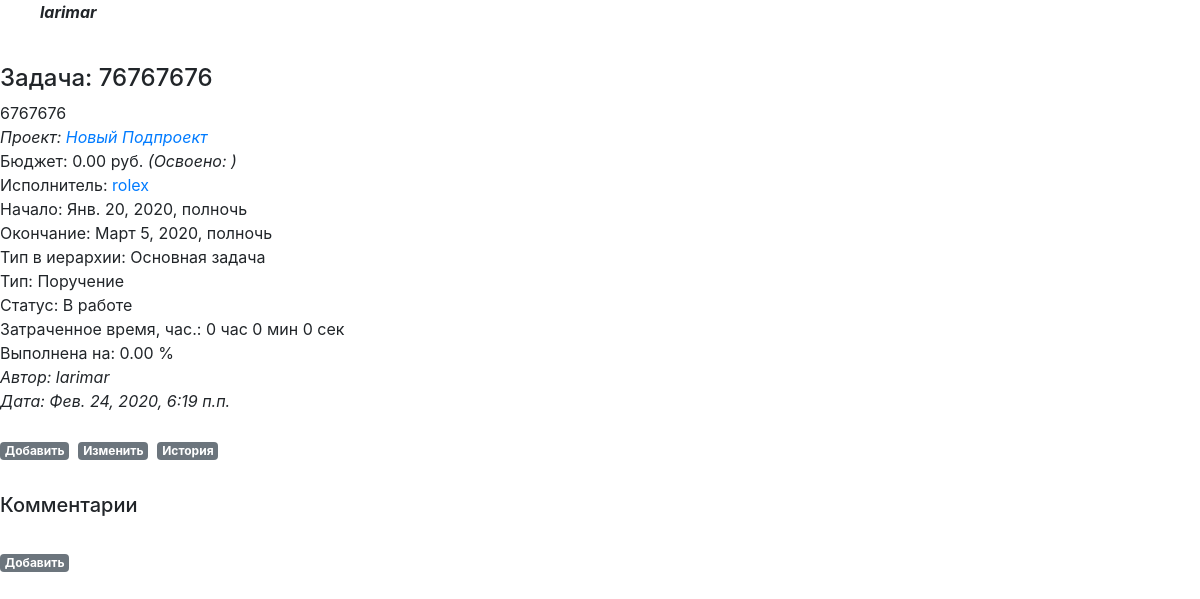
Screenshot of /projects/taskcomments_page/1 (signed in) with the database file from the repository.
### projects/models.py (models this page shows, shortened)
class Task(MPTTModel):
    name = models.CharField("Наименование", max_length=128)
    description = RichTextUploadingField("Описание")
    datebegin = models.DateTimeField("Начало")
    dateend = models.DateTimeField("Окончание")
    project = models.ForeignKey('Project', on_delete=models.CASCADE, related_name='resultproject', verbose_name="Проект")
    parent = TreeForeignKey('self', null=True, blank=True, limit_choices_to={'is_active':True}, on_delete=models.CASCADE, related_name='task_children', verbose_name="Задача верхнего уровня")
    assigner = models.ForeignKey('auth.User', on_delete=models.CASCADE, related_name='task_assigner', verbose_name="Исполнитель")
    cost = models.DecimalField("Стоимость", max_digits=12, decimal_places=2)
    percentage = models.DecimalField("Процент выполнения", max_digits=5, decimal_places=2, default=0)
    structure_type = models.ForeignKey('Dict_TaskStructureType', limit_choices_to={'is_active':True}, on_delete=models.CASCADE, related_name='task_structure_type', verbose_name="Тип задачи в иерархии")
    type = models.ForeignKey('Dict_TaskType', limit_choices_to={'is_active':True}, on_delete=models.CASCADE, related_name='project_type', verbose_name="Тип")
    status = models.ForeignKey('Dict_TaskStatus', limit_choices_to={'is_active':True}, on_delete=models.CASCADE, related_name='project_status', verbose_name="Статус")
    datecreate = models.DateTimeField("Создана", auto_now_add=True)
    dateclose = models.DateTimeField("Дата закрытия", auto_now_add=False, blank=True, null=True)
    author = models.ForeignKey('auth.User', on_delete=models.CASCADE, related_name='resultuser', verbose_name="Автор")
    is_active = models.BooleanField("Активность", default=True)
    class MPTTMeta:
        order_insertion_by = ['-dateend']
    class Meta:
        verbose_name = 'Задача'
        verbose_name_plural = 'Задачи'

class Project(MPTTModel):
    name = models.CharField("Наименование", max_length=64)
    description = RichTextUploadingField("Описание")
    datebegin = models.DateField("Начало")
    dateend = models.DateField("Окончание")
    company = models.ForeignKey('companies.Company', on_delete=models.CASCADE, related_name='resultcompany', verbose_name="Компания")
    parent = TreeForeignKey('self', null=True, blank=True, limit_choices_to={'is_active':True}, on_delete=models.CASCADE, related_name='project_children', verbose_name="Проект верхнего уровня")
    assigner = models.ForeignKey('auth.User', on_delete=models.CASCADE, related_name='project_assigner', verbose_name="Исполнитель")
    currency = models.ForeignKey('finance.Dict_Currency', on_delete=models.CASCADE, related_name='resultcurrency', verbose_name="Валюта")
    cost = models.DecimalField("Стоимость", max_digits=12, decimal_places=2, default=0)
    percentage = models.DecimalField("Процент выполнения", max_digits=5, decimal_places=2, default=0)
    structure_type = models.ForeignKey('Dict_ProjectStructureType', limit_choices_to={'is_active':True}, on_delete=models.CASCADE, related_name='project_structure_type', verbose_name="Тип проекта в иерархии")
    type = models.ForeignKey('Dict_ProjectType', limit_choices_to={'is_active':True}, on_delete=models.CASCADE, related_name='project_type', verbose_name="Тип")
    status = models.ForeignKey('Dict_ProjectStatus', limit_choices_to={'is_active':True}, on_delete=models.CASCADE, related_name='project_status', verbose_name="Статус")
    datecreate = models.DateTimeField("Создан", auto_now_add=True)
    dateclose = models.DateTimeField("Дата закрытия", auto_now_add=False, blank=True, null=True)
    author = models.ForeignKey('auth.User', on_delete=models.CASCADE, related_name='project_author', verbose_name="Автор")
    members = models.ManyToManyField('auth.User', related_name='project_members', verbose_name="Участники")
    is_active = models.BooleanField("Активность", default=True)
    class MPTTMeta:
        order_insertion_by = ['name']
    class Meta:
        verbose_name = 'Проект'
        verbose_name_plural = 'Проекты'

class Dict_TaskStructureType(models.Model):
    name = models.CharField("Наименование", max_length=64)
    sort = models.PositiveSmallIntegerField(default=1, blank=True, null=True)
    name_lang = models.CharField("Перевод", max_length=64, blank=True, null=True)
    is_active = models.BooleanField("Активность", default=True)
    class Meta:
        ordering = ('sort',)
        verbose_name = 'Тип задачи в иерархии'
        verbose_name_plural = 'Типы задач в иерархии'
    def __str__(self):
        return (self.name)

class Dict_TaskType(models.Model):
    name = models.CharField("Наименование", max_length=64)
    sort = models.PositiveSmallIntegerField(default=1, blank=True, null=True)
    name_lang = models.CharField("Перевод", max_length=64, blank=True, null=True)
    is_active = models.BooleanField("Активность", default=True)
    class Meta:
        ordering = ('sort',)
        verbose_name = 'Тип задачи'
        verbose_name_plural = 'Типы задач'
    def __str__(self):
        return (self.name)

class Dict_TaskStatus(models.Model):
    name = models.CharField("Наименование", max_length=64)
    sort = models.PositiveSmallIntegerField(default=1, blank=True, null=True)
    name_lang = models.CharField("Перевод", max_length=64, blank=True, null=True)
    is_close = models.BooleanField("Закрывает задачу", default=False)
    is_active = models.BooleanField("Активность", default=True)
    class Meta:
        ordering = ('sort',)
        verbose_name = 'Статус задачи'
        verbose_name_plural = 'Статусы задач'
    def __str__(self):
        return (self.name)

### finance/models.py (models this page shows, shortened)
class Dict_Currency(models.Model):
    code_char = models.CharField("Символьный код", max_length=3)
    code_num = models.CharField("Цифровой код", max_length=3)
    name = models.CharField("Наименование", max_length=64)
    shortname = models.CharField("Краткое наименование", blank=True, null=True, max_length=24)
    symbol = models.CharField("Символ", blank=True, null=True, max_length=1)
    sort = models.PositiveSmallIntegerField(default=1, blank=True, null=True)
    name_lang = models.CharField("Перевод", max_length=64, blank=True, null=True)
    is_active = models.BooleanField("Активность", default=True)
    class Meta:
        ordering = ('sort',)
        verbose_name = 'Вид валюты'
        verbose_name_plural = 'Виды валют'

### projects/views.py (the view)
# urls.py: path('taskcomments_page/<int:taskid>', views.taskcomments, name = 'taskcomments'),
@login_required   # декоратор для перенаправления неавторизованного пользователя на страницу авторизации
def taskcomments(request, taskid):
    currenttask = Task.objects.get(id=taskid)
    currentuser = request.user.id
    taskcomment_costsum = TaskComment.objects.filter(task=taskid).aggregate(Sum('cost'))
    taskcomment_timesum = TaskComment.objects.filter(task=taskid).aggregate(Sum('time'))
    try:
       sec = taskcomment_timesum["time__sum"]*3600
    except:
       sec = 0
    hours, sec = divmod(sec, 3600)
    minutes, sec = divmod(sec, 60)
    seconds = sec
    taskcomment_list = TaskComment.objects.filter(Q(author=request.user.id) | Q(task__project__members__in=[currentuser,]), is_active=True, task=taskid)
    button_taskcomment_create = ''
    button_task_create = ''
    button_task_update = ''
    button_task_history = ''
    is_member = Project.objects.filter(members__in=[currentuser,]).exists()
    if currentuser == currenttask.author_id or currentuser == currenttask.assigner_id or is_member:
       button_task_create = 'Добавить'
       button_task_history = 'История'
       button_taskcomment_create = 'Добавить'
       if currentuser == currenttask.author_id or currentuser == currenttask.assigner_id:
          button_task_update = 'Изменить'
    return render(request, "task_detail.html", {
                              'nodes': taskcomment_list.distinct().order_by(),
                              'task': currenttask,
                              'button_task_create': button_task_create,
                              'button_task_update': button_task_update,
                              'button_task_history': button_task_history,
                              'taskcomment_costsum': taskcomment_costsum,
                              'taskcomment_timesum': taskcomment_timesum,
                              'hours': hours, 'minutes': minutes, 'seconds': seconds,
                              'button_taskcomment_create': button_taskcomment_create,
                                                })

### projects/models.py (called while the page is built)
    def __str__(self):
        return (self.name)

    def __str__(self):
        return (self.name)

    def __str__(self):
        return (self.name)

### templates/task_detail.html (shortened to what this page needs)
{% extends 'base.html' %}
{% block task %}
   <div class="task-entry">
      <p><h4>Задача: {{ task.name }}
        </h4></p>
      <p>{% autoescape off %}{{ task.description }}{% endautoescape %}</p>
      <i><p>Проект: <a href="{% url 'my_project:tasks' task.project.pk 0 %}">{{ task.project.name }}</a></p></i>
      <p>Бюджет: {{ task.cost }} {{ task.project.currency.shortname }}<i> (Освоено: {{ taskcomment_costsum.cost__sum|floatformat:2 }})</i></p>
      <p>Исполнитель: <span class="hint hint--bottom hint--info" data-hint="Профиль исполнителя"><a href="{% url 'my_account:userprofile_detail' task.assigner.pk ' ' %}">{{ task.assigner }}</a></span></p>
      <p>Начало: {{ task.datebegin }}</p>
      <p>Окончание: {{ task.dateend }}</p>
      <p>Тип в иерархии: {{ task.structure_type }}</p>
      <p>Тип: {{ task.type }}</p>
      <p>Статус: {{ task.status }}</p>
      <p>Затраченное время, час.: {{ hours }} час {{ minutes }}  мин {{ seconds|floatformat:0 }} сек</p>
      <p>Выполнена на: {{ task.percentage }} %</p>
      <em>Автор: {{ task.author }}</em><br />
      <em>Дата: {{ task.datecreate }}</em>
      <p>&nbsp;</p>
        <div>
          <div style="float: left;"><a href="{% url 'my_project:task_create' task.project.id task.pk %}" class="top-menu"><span class="badge badge-secondary">{{ button_task_create }}</span></a></div>
          <div style="float: left;">&nbsp;</div><div style="float: left;">&nbsp;</div>
          <div style="float: left;"><a href="{% url 'my_project:task_update' task.pk %}" class="top-menu"><span class="badge badge-secondary">{{ button_task_update }}</span></a></div>
          <div style="float: left;">&nbsp;</div><div style="float: left;">&nbsp;</div>
          <div style="float: left;"><a href="{% url 'my_project:task_history' task.pk %}" class="top-menu"><span class="badge badge-secondary">{{ button_task_history }}</span></a></div>
        </div>
   </div>
{% endblock task %}
{% block list %}
   <div class="comment-entry">
        <p>&nbsp;</p>
        <h5>Комментарии</h5>
      <div class="comment-entry"></div><a href="{% url 'my_project:taskcomment_create' task.pk %}" class="top-menu"><span class="badge badge-secondary">{{ button_taskcomment_create }}</span></a></div>
{% endblock list %}

### templates/base.html (shortened to what this page needs)
<!DOCTYPE html>
<html lang="en">
    <head>
        {% load static %}
        <link rel="stylesheet" href="{% static 'css/base.css' %}">
        <link rel="stylesheet" href="{% static 'css/bootstrap.min.css' %}">
        <link rel="stylesheet" href="{% static 'css/hint.css' %}">
        <link rel="stylesheet" href="https://stackpath.bootstrapcdn.com/bootstrap/4.4.1/css/bootstrap.min.css">
        {% block head %}
            {% if user.is_authenticated %}
               <ul>{% load menubuilder %}{% menu main_menu %}
                      <span align="right"><b><i>{{ user.username }}</i></b></span>
               </ul>
            {% else %}
               <ul>{% load menubuilder %}{% menu logout_menu %}
            {% endif %}
        {% endblock %}
    </head>
    <body>
        <br />
        <section id=content>
            {% block task %}
            {% endblock %}
            {% block list %}
            {% endblock %}
        </section>
    </body>
</html>

### static/css/base.css (style rules this page uses)
body { font-family: 'Source Sans Pro', sans-serif; font-size: 18px; }
.task-entry { margin-bottom: 2rem; }
.task-entry p { margin: 0; font-weight: 400; }
.comment-entry { margin-bottom: 2rem; }
.comment-entry p { margin: 0; font-weight: 400; }
* { box-sizing: border-box; }

### static/css/hint.css (style rules this page uses)
[class*="hint--"] { position: relative; display: inline-block; }
[class*="hint--"]:before, [class*="hint--"]:after { position: absolute; -webkit-transform: translate3d(0, 0, 0); -moz-transform: translate3d(0, 0, 0); transform: translate3d(0, 0, 0); visibility: hidden; opacity: 0; z-index: 1000000; pointer-events: none; -webkit-transition: 0.3s ease; -moz-transition: 0.3s ease; transition: 0.3s ease; -webkit-transition-delay: 0ms; -moz-transition-delay: 0ms; transition-delay: 0ms; }
[class*="hint--"]:before { content: ''; position: absolute; background: transparent; border: 6px solid transparent; z-index: 1000001; }
[class*="hint--"]:after { background: #383838; color: white; padding: 8px 10px; font-size: 12px; font-family: "Helvetica Neue", Helvetica, Arial, sans-serif; line-height: 12px; white-space: nowrap; }
[class*="hint--"][data-hint]:after { content: attr(data-hint); }
.hint--bottom:before { border-bottom-color: #383838; }
.hint--bottom:before { margin-top: -11px; }
.hint--bottom:before, .hint--bottom:after { top: 100%; left: 50%; }
.hint--bottom:before { left: calc(50% - 6px); }
.hint--bottom:after { -webkit-transform: translateX(-50%); -moz-transform: translateX(-50%); transform: translateX(-50%); }
[class*="hint--"]:after { text-shadow: 0 -1px 0px black; box-shadow: 4px 4px 8px rgba(0, 0, 0, 0.3); }
.hint--info:after { background-color: #3986ac; text-shadow: 0 -1px 0px #1a3c4d; }
.hint--info.hint--bottom:before { border-bottom-color: #3986ac; }

### rows the page displays
Task: name "76767676", description "6767676", project.name "Новый Подпроект", cost "0.00", project.currency.shortname "руб.", assigner "rolex", datebegin "Янв. 20, 2020, полночь", dateend "Март 5, 2020, полночь", structure_type "Основная задача", type "Поручение", status "В работе", percentage "0.00", author "larimar", datecreate "Фев. 24, 2020, 6:19 п.п."

### other values shown
{{ user.username }} "larimar"
{{ hours }} "0"
{{ minutes }} "0"
{{ seconds|floatformat:0 }} "0"
{{ button_task_create }} "Добавить"
{{ button_task_update }} "Изменить"
{{ button_task_history }} "История"
{{ button_taskcomment_create }} "Добавить"
